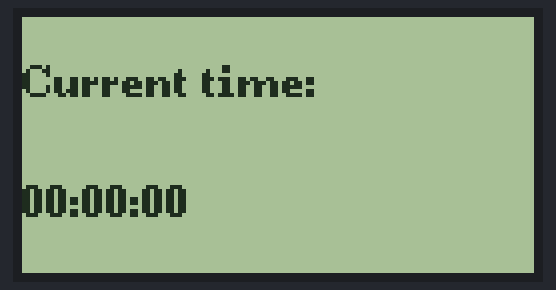
A sketch run on a simulated Arduino Uno, built with avr-gcc and run on an emulated ATmega328P. Parts: 128×64 one-colour display.

Above: at 0.1 s.
At 10.2 s:
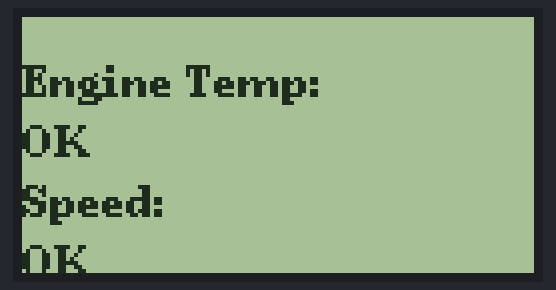
At 15.1 s:
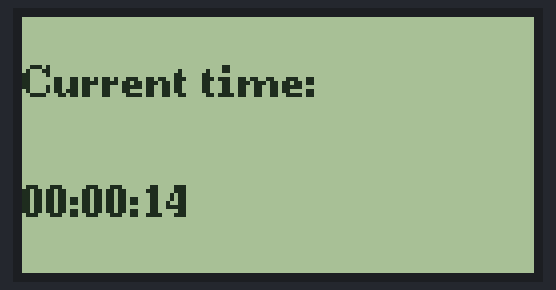
At 20.2 s:
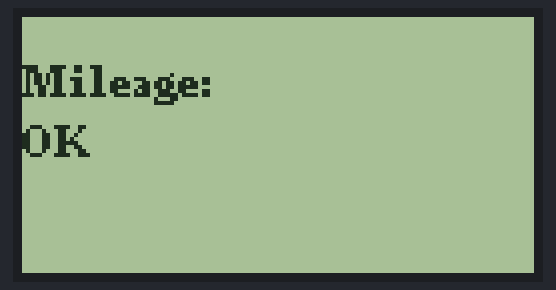
At 29.1 s:
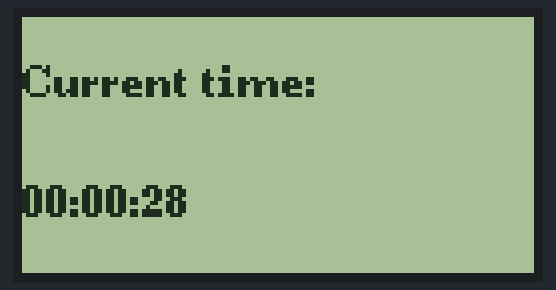
At 38.1 s:
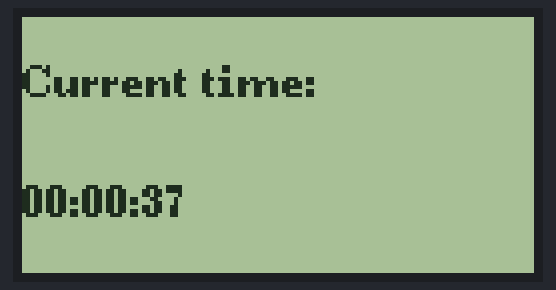

Measured:
- what the display in image 1 shows lasts 1.0 s, from 10.1 s to 11.1 s
- what the display in image 2 shows lasts 1.0 s, from 15.1 s to 16.1 s

The sketch:

First_Instance_LCD_Test.ino
```cpp
// Tests
#include <TimeLib.h>
#include <U8g2lib.h>
#include <SPI.h>

// Define the display object
U8G2_ST7920_128X64_F_SW_SPI u8g2(U8G2_R0, /* clock=*/ 11, /* data=*/ 12, /* CS=*/ 13, /* reset=*/ U8X8_PIN_NONE);

// Define the pulse count variables
volatile unsigned long totalPulseCount = 0;
volatile unsigned long lastPulseTime = 0;


void setup() {
  // Serial Begin
  Serial.begin(9600);

  // Initialize the LCD
  u8g2.begin();
  u8g2.setColorIndex(1);

  // Set time
  setTime(0, 0, 0, 15, 5,  2023);

  // Set the default screen to the time screen
  displayTime();


}

// Define the total number of screens
const int NUM_SCREENS = 3;

// Define an array of function pointers to the display functions
void (*displayFunctions[NUM_SCREENS])() = {
  displayTime,
  displayTempAndSpeed,
  displayMileage
};

// Define the current screen index
int currentScreenIndex = 0;

void loop() {
  static unsigned long lastSwitchTime = 0;
  static unsigned long lastUpdateTime = 0;
  unsigned long currentTime = millis();
  unsigned long currentTime2 = millis();

  // Check if 1 second has elapsed since the last time update
  if (currentTime2 - lastUpdateTime >= 1000) {
    // Call the displayTime function
    displayTime();

    // Update the last update time
    lastUpdateTime = currentTime2;
  }

  // Check if 5 seconds have elapsed since the last function switch
  if (currentTime - lastSwitchTime >= 10000) {
    // Increment the screen index
    currentScreenIndex = (currentScreenIndex + 1) % NUM_SCREENS;

    // Call the display function for the current screen
    displayFunctions[currentScreenIndex]();

    // Update the last switch time
    lastSwitchTime = currentTime;
  }
}

// Interrupt service routine to handle pulse input
void handlePulseInterrupt() {
  totalPulseCount++;
}

// Displays the current time on the LCD.
void displayTime() {
  u8g2.clearBuffer();
  u8g2.setDisplayRotation(U8G2_R0);
  u8g2.setFlipMode(1);
  u8g2.setFont(u8g2_font_ncenB08_tr);
  u8g2.setCursor(0, 20);
  u8g2.print("Current time:");
  u8g2.setCursor(0, 50);
  u8g2.print(getCurrentTime());
  u8g2.sendBuffer();
}

String getCurrentTime() {
  // Use the TimeLib library to get the current time
  // Assumes that the time has been set with setTime() at some point
  time_t currentTime = now();
  char buffer[9];
  sprintf(buffer, "%02d:%02d:%02d", hour(currentTime), minute(currentTime), second(currentTime));
  return String(buffer);
}

void displayTempAndSpeed() {
  u8g2.clearBuffer();
  u8g2.setFlipMode(1);
  u8g2.setFont(u8g2_font_ncenB08_tr);
  u8g2.setCursor(0, 20);
  u8g2.print("Engine Temp:");
  u8g2.setCursor(0, 35);
  // u8g2.print(tempSensor.readObjectTempC());
  u8g2.print("OK");
  u8g2.setCursor(0, 50);
  u8g2.print("Speed:");
  u8g2.setCursor(0, 65);
  // u8g2.print(getCurrentSpeed());
  u8g2.print("OK");
  u8g2.sendBuffer();
}

// Displays the mileage on the LCD.
void displayMileage() {
  u8g2.clearBuffer();
  u8g2.setFlipMode(1);
  u8g2.setFont(u8g2_font_ncenB08_tr);
  u8g2.setCursor(0, 20);
  u8g2.print("Mileage:");
  u8g2.setCursor(0, 35);
  // u8g2.print(getCurrentMileage());
  u8g2.print("OK");
  u8g2.sendBuffer();
}
```
